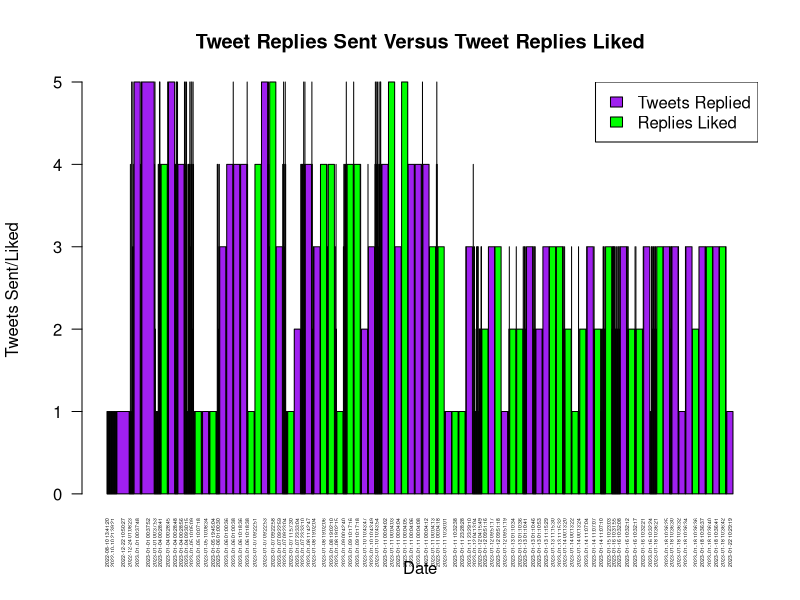

Reproduce this figure in R.
## ---- chunk 1
knitr::opts_chunk$set(echo = TRUE)
## ---- chunk 2
twitter = read.csv("EvanWoods-timeline-2023-01-22-part1.csv")
## ---- chunk 3
total_replies_sent = sum(twitter$Tweet.Type=="Reply")
total_replies_sent
## ---- chunk 4
total_likes_of_replies_sent = sum(twitter$Total.Likes[twitter$Tweet.Type=="Reply"])
total_likes_of_replies_sent
## ---- chunk 5
likes = twitter$Total.Likes[twitter$Tweet.Type=="Reply"]
## ---- chunk 6
time = twitter$Tweet.Posted.Time[twitter$Tweet.Type=="Reply"]
## ---- chunk 7
barplot(table(time),likes,col=c("purple","green"),xlab="Date",ylab="Tweets Sent/Liked",las=2, cex.names = 0.3, main = "Tweet Replies Sent Versus Tweet Replies Liked")
legend("topright", legend = c("Tweets Replied", "Replies Liked"), fill = c("purple", "green"))

